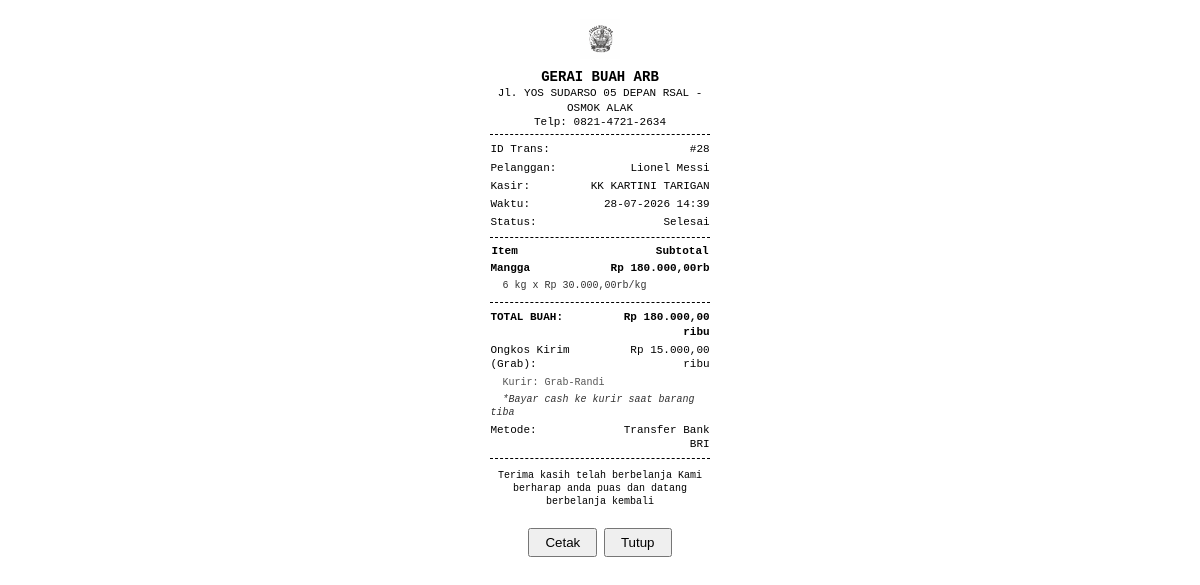
Screenshot of /karyawan/pembelian/cetak-print/28/ (signed in) with the database file from the repository.
### core/models.py (models this page shows, shortened)
class ProfilToko(models.Model):
    nama_toko = models.CharField(max_length=100, default="GERAI BUAH ARB")
    alamat = models.TextField()
    telepon = models.CharField(max_length=20)
    footer_pesan = models.TextField()
    logo_struk = models.ImageField(upload_to='logo_struk/', null=True, blank=True)
    qris_image = models.ImageField(upload_to='qris/', null=True, blank=True)
    class Meta:
        verbose_name_plural = "Profil Toko"

class Pembelian(models.Model):
    idPembelian = models.AutoField(primary_key=True)
    idPelanggan = models.ForeignKey(Pelanggan, on_delete=models.CASCADE)
    totalBuah = models.IntegerField(default=0)  # dalam kilogram max_length=5
    totalHargaPembelian = models.DecimalField(max_digits=10, decimal_places=2, default=0)  # dalam ribu rupiah
    tipeBayar =[
        ('COD', 'COD'),
        ('Transfer Bank BRI', 'Transfer Bank BRI'),
    ]
    metodeBayar = models.CharField(max_length=20 , choices=tipeBayar, default='COD')
    alamatPengiriman = models.TextField(default='')
    statsBayar =[
        ('Menunggu', 'Menunggu'),
        ('Diproses', 'Diproses'),
        ('Selesai', 'Selesai'),
        ('Dibatalkan', 'Dibatalkan'),
    ]
    statusPembelian = models.CharField(max_length=10, choices=statsBayar, default='Menunggu')
    buktiBayar = models.ImageField(upload_to='bukti_bayar/', null=True, blank=True)
    tanggalPembelian = models.DateTimeField(auto_now_add=True)
    JENIS_KURIR_CHOICES = [
        ('', 'Tidak Ada / Belum Ditentukan'),
        ('Grab', 'Grab'),
        ('Maxim', 'Maxim'),
        ('GoSend', 'GoSend / Gojek'),
        ('Lalamove', 'Lalamove'),
        ('Kurir Sendiri', 'Kurir Sendiri'),
        ('Ambil Sendiri', 'Ambil Sendiri'),
        ('Lainnya', 'Lainnya'),
    ]
    jasa_kirim = models.CharField(
        max_length=30, choices=JENIS_KURIR_CHOICES, blank=True, default='',
        verbose_name='Jasa Kirim'
    )
    nama_kurir = models.CharField(
        max_length=100, blank=True, default='',
        verbose_name='Nama Kurir',
        help_text='Opsional: nama pengemudi atau kontak kurir'
    )
    ongkos_kirim = models.DecimalField(
        max_digits=8, decimal_places=2, default=0,
        verbose_name='Ongkos Kirim',
        help_text='Dibayar cash langsung ke kurir, terpisah dari harga buah'
    )
    stok_dikembalikan = models.BooleanField(default=False)
    class Meta:
        verbose_name_plural = "Pembelian"

class Pelanggan(models.Model):
    idPelanggan = models.AutoField(primary_key=True)
    username = models.CharField(max_length=30, unique=True)
    password = models.CharField(max_length=30)
    namaPelanggan = models.CharField(max_length=70)
    alamat = models.TextField()
    noHp = models.CharField(max_length=12)
    class Meta:
        verbose_name_plural = "Pelanggan"

class DetailPembelian(models.Model):
    idDetailPembelian = models.AutoField(primary_key=True)
    idPembelian = models.ForeignKey(Pembelian, on_delete=models.CASCADE)
    idBuah = models.ForeignKey(Buah, on_delete=models.CASCADE)
    kuantitas = models.IntegerField()  # max_length=4
    subHarga = models.DecimalField(max_digits=9, decimal_places=2, default=0)  # dalam ribu rupiah
    class Meta:
        verbose_name_plural = "Detail Pembelian"

class Buah(models.Model):
    idBuah = models.AutoField(primary_key=True)
    namaBuah = models.CharField(max_length=50)
    fotoBuah = models.ImageField(upload_to='buah_images/')
    hargaBuah = models.DecimalField(max_digits=8, decimal_places=2)  # dalam ribu rupiah
    deskripsiBuah = models.TextField()
    lamaKesegaraan = models.IntegerField()  # dalam hari max_length=2
    class Meta:
        verbose_name_plural = "Buah"

### core/karyawan_views.py (the view)
# urls.py: path('pembelian/cetak-print/<int:id_pembelian>/', karyawan_views.cetak_struk_print, name='karyawan_cetak_print'),
def cetak_struk_print(request, id_pembelian):
    is_karyawan = 'karyawan_id' in request.session
    is_staff = request.user.is_authenticated and request.user.is_staff
    if not (is_karyawan or is_staff):
        messages.error(request, 'Akses ditolak.')
        return redirect('karyawan_login')
    pembelian = get_object_or_404(Pembelian, idPembelian=id_pembelian)
    profil_toko, created = ProfilToko.objects.get_or_create(pk=1, defaults={'nama_toko': 'GERAI BUAH ARB'})
    logo_url = None
    if profil_toko.logo_struk:
        logo_url = request.build_absolute_uri(profil_toko.logo_struk.url)
    kasir_nama = "KK KARTINI TARIGAN"
    if is_karyawan:
        kasir_nama = request.session.get('karyawan_nama', kasir_nama)
    elif is_staff:
        kasir_nama = request.user.get_full_name() or request.user.username
    return render(request, 'core/karyawan/struk_print.html', {
        'pembelian': pembelian,
        'profil_toko': profil_toko,
        'logo_url': logo_url,
        'kasir_nama': kasir_nama,
        'current_time': datetime.now().strftime('%d-%m-%Y %H:%M')
    })

### core/context_processors.py (called while the page is built, shortened)
def kesegaran_alert(request):
    kritis_buah = []
    peringatan_buah = []
    total_alerts = 0
    default_context = {
        'kritis_buah': kritis_buah,
        'peringatan_buah': peringatan_buah,
        'total_alerts': total_alerts,
    }
    if not request.user.is_authenticated or not request.user.is_staff:
        return default_context
    from django.urls import resolve
    try:
        resolved = resolve(request.path)
        if resolved.url_name != 'index' or not resolved.app_name == 'admin':
            return default_context
    except Exception:
        return default_context

def global_karyawan_alerts(request):
    badge_pesanan_baru = Pembelian.objects.filter(statusPembelian='Menunggu').count()
    return {
        'badge_pesanan_baru': badge_pesanan_baru
    }

### core/templates/core/karyawan/struk_print.html (shortened to what this page needs)
{% load humanize %}
<!DOCTYPE html>
<html lang="id">
<head>
</head>
<body>
    <div class="logo-container">
        {% if logo_url %}
            <img src="{{ logo_url }}" class="logo-img" alt="Logo">
        {% endif %}
    </div>
    <div class="text-center">
        <strong style="font-size: 14px;">{{ profil_toko.nama_toko }}</strong><br>
        {{ profil_toko.alamat }}<br>
        Telp: {{ profil_toko.telepon }}
    </div>
    <div class="divider"></div>
    <table>
        <tr>
            <td>ID Trans:</td>
            <td class="text-right">#{{ pembelian.idPembelian }}</td>
        </tr>
        <tr>
            <td>Pelanggan:</td>
            <td class="text-right">{{ pembelian.idPelanggan.namaPelanggan }}</td>
        </tr>
        <tr>
            <td>Kasir:</td>
            <td class="text-right">{{ kasir_nama }}</td>
        </tr>
        <tr>
            <td>Waktu:</td>
            <td class="text-right">{{ current_time }}</td>
        </tr>
        <tr>
            <td>Status:</td>
            <td class="text-right">{{ pembelian.statusPembelian }}</td>
        </tr>
    </table>
    <div class="divider"></div>
    <table>
        <thead>
            <tr>
                <th align="left">Item</th>
                <th align="right">Subtotal</th>
            </tr>
        </thead>
        <tbody>
            {% for det in pembelian.detailpembelian_set.all %}
                <tr class="item-row">
                    <td>{{ det.idBuah.namaBuah }}</td>
                    <td class="text-right">Rp {{ det.subHarga|intcomma }}rb</td>
                </tr>
                <tr class="sub-row">
                    <td colspan="2" style="padding-bottom: 5px;">
                        &nbsp;&nbsp;{{ det.kuantitas }} kg x Rp {{ det.idBuah.hargaBuah|intcomma }}rb/kg
                    </td>
                </tr>
            {% endfor %}
        </tbody>
    </table>
    <div class="divider"></div>
    <table>
        <tr>
            <td><strong>TOTAL BUAH:</strong></td>
            <td class="text-right"><strong>Rp {{ pembelian.totalHargaPembelian|intcomma }} ribu</strong></td>
        </tr>
        {% if pembelian.ongkos_kirim and pembelian.ongkos_kirim > 0 %}
        <tr>
            <td>
                Ongkos Kirim
                {% if pembelian.jasa_kirim %}({{ pembelian.jasa_kirim }}){% endif %}:
            </td>
            <td class="text-right">Rp {{ pembelian.ongkos_kirim|intcomma }} ribu</td>
        </tr>
        {% if pembelian.nama_kurir %}
        <tr>
            <td colspan="2" style="font-size: 10px; color: #555;">
                &nbsp;&nbsp;Kurir: {{ pembelian.nama_kurir }}
            </td>
        </tr>
        {% endif %}
        <tr>
            <td colspan="2" style="font-size: 10px; font-style: italic; color: #333; padding-top: 2px;">
                &nbsp;&nbsp;*Bayar cash ke kurir saat barang tiba
            </td>
        </tr>
        {% endif %}
        <tr>
            <td>Metode:</td>
            <td class="text-right">{{ pembelian.metodeBayar }}</td>
        </tr>
    </table>
    <div class="divider"></div>
    <div class="text-center" style="margin-top: 10px; font-size: 10px;">
        {{ profil_toko.footer_pesan|linebreaksbr }}
    </div>
    <div class="no-print" style="margin-top: 20px; text-align: center;">
        <button onclick="window.print()" style="padding: 5px 15px; cursor: pointer;">Cetak</button>
        <button onclick="window.close()" style="padding: 5px 15px; cursor: pointer;">Tutup</button>
    </div>
</body>
</html>

### core/templates/core/karyawan/struk_print.html (style rules this page uses)
body { font-family: 'Courier New', Courier, monospace; width: 58mm; margin: 0 auto; padding: 5mm; font-size: 11px; line-height: 1.3; color: #000; background-color: #fff; }
.text-center { text-align: center; }
.text-right { text-align: right; }
.logo-container { text-align: center; margin-bottom: 5px; }
.logo-img { max-width: 40mm; max-height: 40px; object-fit: contain; }
.divider { border-top: 1px dashed #000; margin: 5px 0; }
table { width: 100%; border-collapse: collapse; }
td { padding: 2px 0; vertical-align: top; }
.item-row td { font-weight: bold; }
.sub-row td { font-size: 10px; color: #333; }

### rows the page displays
ProfilToko: nama_toko "GERAI BUAH ARB", alamat "Jl. YOS SUDARSO 05 DEPAN RSAL -OSMOK ALAK", telepon "0821-4721-2634", footer_pesan "Terima kasih telah berbelanja Kami berharap anda puas dan datang berbelanja kembali"
Pembelian: idPembelian "28", idPelanggan.namaPelanggan "Lionel Messi", statusPembelian "Selesai", totalHargaPembelian "180.000,00", jasa_kirim "Grab", ongkos_kirim "15.000,00", nama_kurir "Grab-Randi", metodeBayar "Transfer Bank BRI"
DetailPembelian: idBuah.namaBuah "Mangga", subHarga "180.000,00", kuantitas "6", idBuah.hargaBuah "30.000,00"

### other values shown
{{ kasir_nama }} "KK KARTINI TARIGAN"
